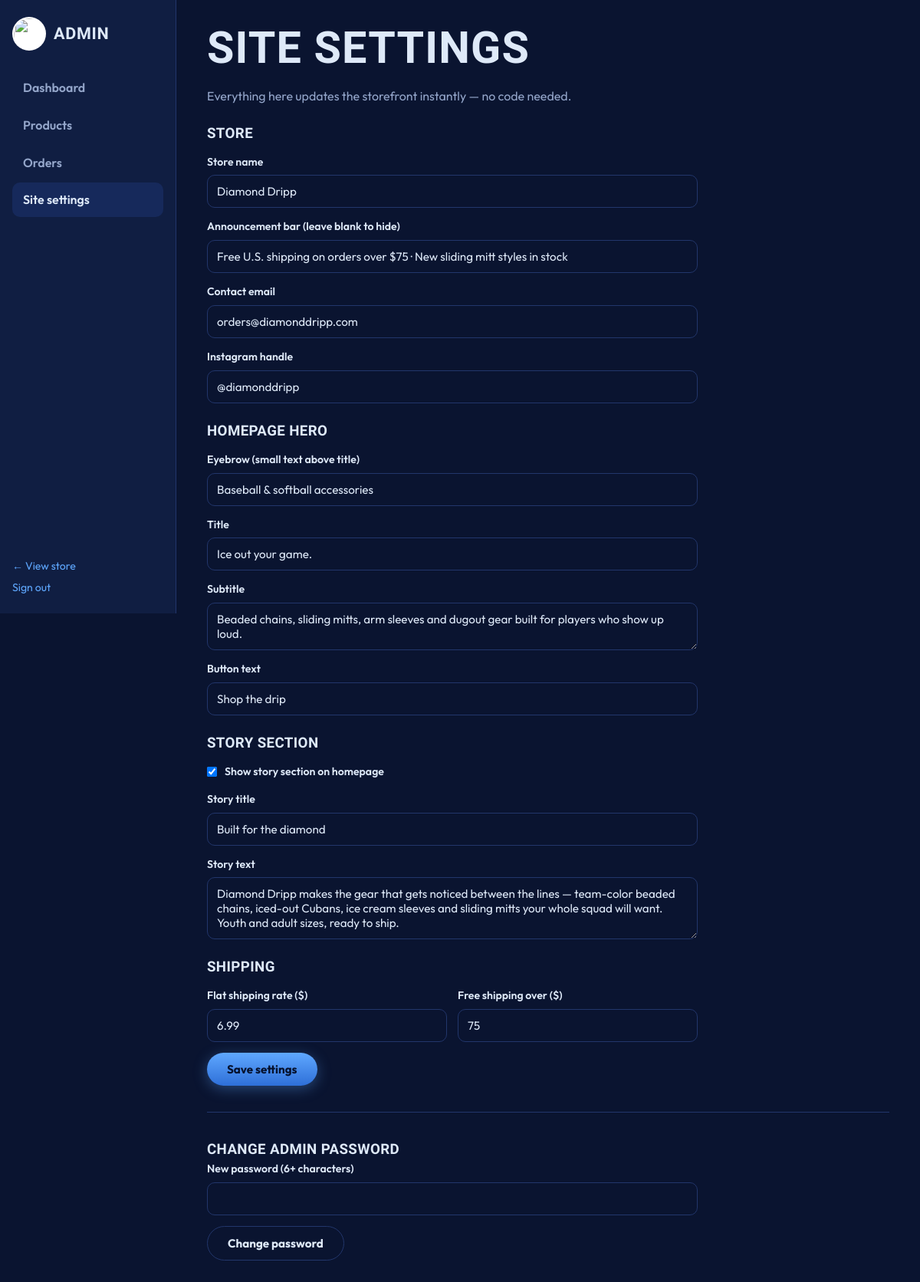
/admin/settings (signed in), run on the app's committed database.
### tables this page shows
CREATE TABLE settings(
  key TEXT PRIMARY KEY,
  value TEXT
);

### app.py (the view, shortened to what this page needs)
@app.route("/admin/settings", methods=["GET", "POST"])
@admin_required
def admin_settings():
    keys = ["store_name", "announcement", "hero_eyebrow", "hero_title", "hero_sub",
            "hero_cta", "about_title", "about_text", "contact_email", "instagram",
            "shipping_flat", "free_ship_threshold", "show_story"]
    values = {k: get_setting(k, DEFAULT_SETTINGS.get(k, "")) for k in keys}
    return render_template("admin/settings.html", v=values)

### app.py (called while the page is built)
def get_db():
    if "db" not in g:
        g.db = sqlite3.connect(DB_PATH)
        g.db.row_factory = sqlite3.Row
        g.db.execute("PRAGMA foreign_keys = ON")
    return g.db

def get_setting(key, default=""):
    row = get_db().execute("SELECT value FROM settings WHERE key=?", (key,)).fetchone()
    return row["value"] if row else default

def current_user():
    uid = session.get("uid")
    if not uid:
        return None
    return get_db().execute("SELECT * FROM users WHERE id=?", (uid,)).fetchone()

def admin_required(f):
    @wraps(f)
    def wrapped(*a, **kw):
        if not session.get("is_admin"):
            return redirect(url_for("admin_login", next=request.path))
        return f(*a, **kw)
    return wrapped

@app.context_processor
def inject_globals():
    count = sum(i["qty"] for i in session.get("cart", []))
    cats = get_db().execute(
        "SELECT DISTINCT category FROM products WHERE active=1 ORDER BY category").fetchall()
    return dict(setting=get_setting, cart_count=count, user=current_user(),
                categories=[c["category"] for c in cats])

### templates/admin/settings.html
{% extends "admin/base.html" %}
{% block content %}
<h1>Site settings</h1>
<p class="muted">Everything here updates the storefront instantly — no code needed.</p>
<form method="post" class="settings-form">
  <h3>Store</h3>
  <label>Store name<input name="store_name" value="{{ v.store_name }}"></label>
  <label>Announcement bar (leave blank to hide)<input name="announcement" value="{{ v.announcement }}"></label>
  <label>Contact email<input name="contact_email" value="{{ v.contact_email }}"></label>
  <label>Instagram handle<input name="instagram" value="{{ v.instagram }}"></label>
  <h3>Homepage hero</h3>
  <label>Eyebrow (small text above title)<input name="hero_eyebrow" value="{{ v.hero_eyebrow }}"></label>
  <label>Title<input name="hero_title" value="{{ v.hero_title }}"></label>
  <label>Subtitle<textarea name="hero_sub" rows="2">{{ v.hero_sub }}</textarea></label>
  <label>Button text<input name="hero_cta" value="{{ v.hero_cta }}"></label>
  <h3>Story section</h3>
  <label class="check-label"><input type="checkbox" name="show_story" {{ 'checked' if v.show_story=='1' }}> Show story section on homepage</label>
  <label>Story title<input name="about_title" value="{{ v.about_title }}"></label>
  <label>Story text<textarea name="about_text" rows="3">{{ v.about_text }}</textarea></label>
  <h3>Shipping</h3>
  <div class="form-row">
    <label>Flat shipping rate ($)<input name="shipping_flat" value="{{ v.shipping_flat }}"></label>
    <label>Free shipping over ($)<input name="free_ship_threshold" value="{{ v.free_ship_threshold }}"></label>
  </div>
  <button class="btn btn-primary">Save settings</button>
</form>
<hr class="admin-hr">
<h3>Change admin password</h3>
<form method="post" action="{{ url_for('admin_password') }}" class="settings-form">
  <label>New password (6+ characters)<input type="password" name="new_password" minlength="6" required></label>
  <button class="btn btn-ghost">Change password</button>
</form>
{% endblock %}

### static/css/style.css (style rules this page uses)
:root { --field:#0A1430; --card:#101E42; --card2:#16295B; --line:#22366B; --ice:#DEE9F8; --dim:#93A5C9; --diamond:#5FA8FF; --diamond-deep:#2E6FD8; --stitch:#E14848; --white:#fff; --display:'Big Shoulders Display',sans-serif; --body:'Outfit',sans-serif; --radius:14px; }
* { margin:0;padding:0;box-sizing:border-box }
html { scroll-behavior:smooth }
body { background:var(--field);color:var(--ice);font-family:var(--body); font-size:16px;line-height:1.55;-webkit-font-smoothing:antialiased }
h1,h2,h3 { font-family:var(--display);letter-spacing:.02em;text-transform:uppercase }
h1 { font-size:clamp(2.2rem,5vw,3.6rem);line-height:1.02 }
.muted { color:var(--dim) }
.btn { display:inline-block;border:none;cursor:pointer;font-family:var(--body); font-weight:700;font-size:.95rem;border-radius:30px;padding:12px 26px; transition:transform .15s ease, box-shadow .15s ease;text-align:center }
.btn-primary { background:linear-gradient(180deg,var(--diamond),var(--diamond-deep)); color:#06122E;box-shadow:0 4px 18px rgba(95,168,255,.35) }
.btn-ghost { background:transparent;color:var(--ice);border:1.5px solid var(--line) }
.checkout-form label, .settings-form label, .auth-card label { display:block; font-weight:600;font-size:.88rem;margin-bottom:14px;color:var(--ice) }
.checkout-form input, .settings-form input, .settings-form textarea, .auth-card input, .status-form select { display:block;width:100%;margin-top:6px; background:var(--field);border:1px solid var(--line);color:var(--ice); border-radius:10px;padding:11px 12px;font-family:var(--body);font-size:.95rem }
.form-row { display:grid;grid-template-columns:repeat(auto-fit,minmax(120px,1fr));gap:14px }
.admin-body { background:var(--field) }
.admin-main h1 { margin-bottom:20px }
.settings-form { max-width:640px }
.settings-form textarea { resize:vertical }
.settings-form h3 { margin:22px 0 12px }
.check-label { display:flex!important;align-items:center;gap:10px }
.check-label input { width:auto!important;margin:0!important }
.admin-hr { border:none;border-top:1px solid var(--line);margin:34px 0 }

### data on the page
settings: store_name "Diamond Dripp"
settings: announcement "Free U.S. shipping on orders over $75 · New sliding mitt styles in stock"
settings: contact_email "orders@diamonddripp.com"
settings: instagram "@diamonddripp"
settings: hero_eyebrow "Baseball & softball accessories"
settings: hero_title "Ice out your game."
settings: hero_sub "Beaded chains, sliding mitts, arm sleeves and dugout gear built for players who show up loud."
settings: hero_cta "Shop the drip"
settings: about_title "Built for the diamond"
settings: about_text "Diamond Dripp makes the gear that gets noticed between the lines — team-color beaded chains, iced-out Cubans, ice cream sleeves and sliding mitts your whole squad will want. Youth and adult sizes, ready to ship."
settings: shipping_flat "6.99"
settings: free_ship_threshold "75"
